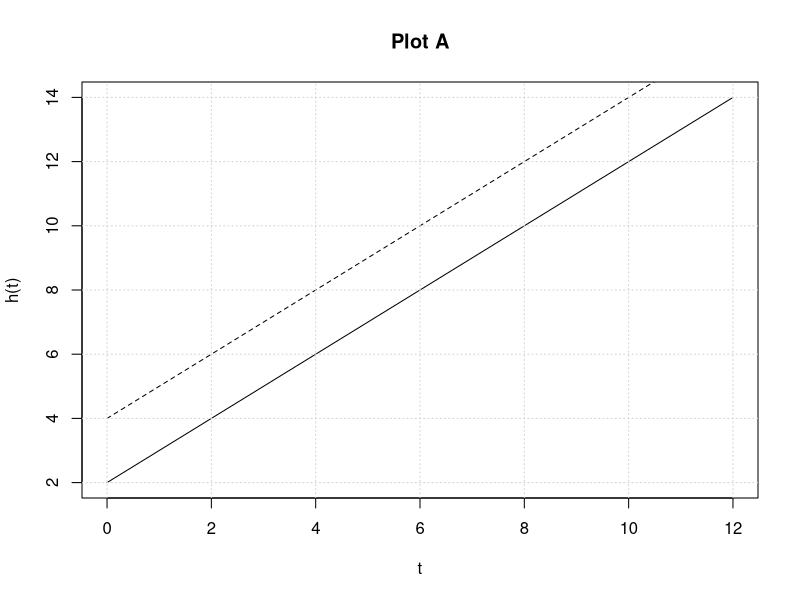
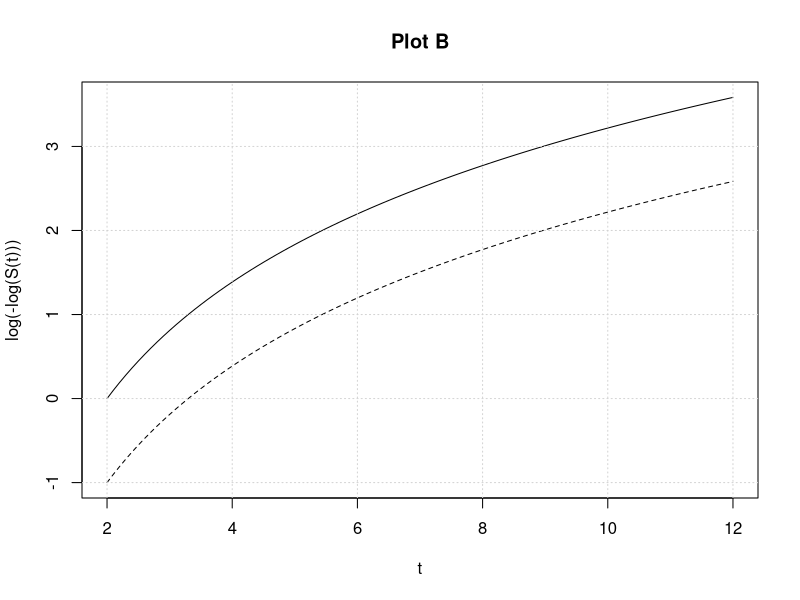
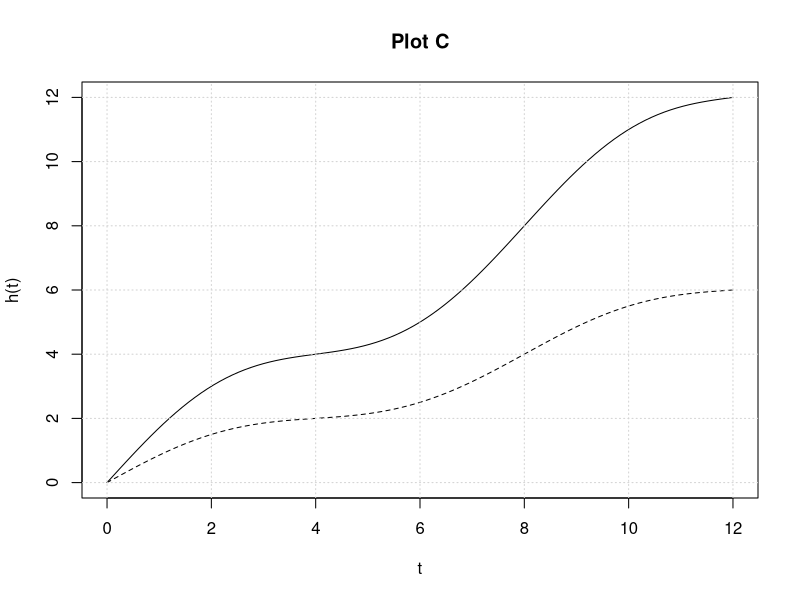
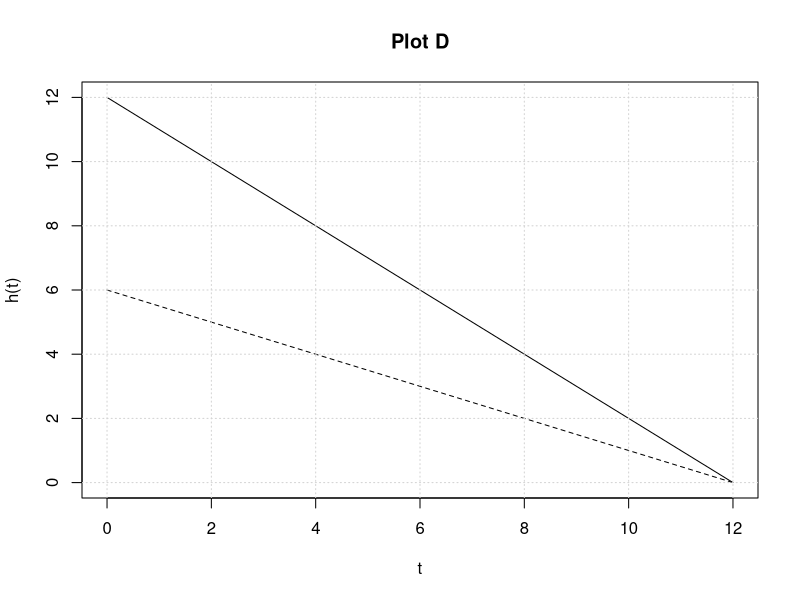
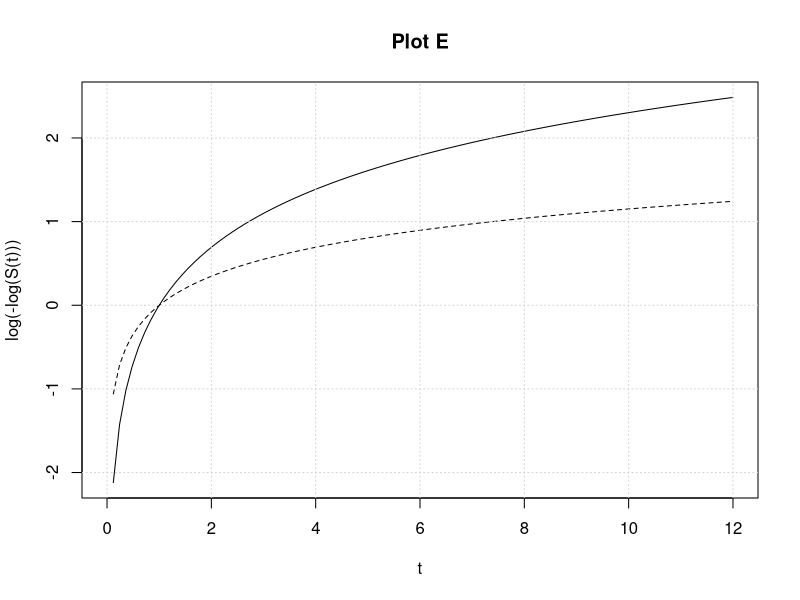
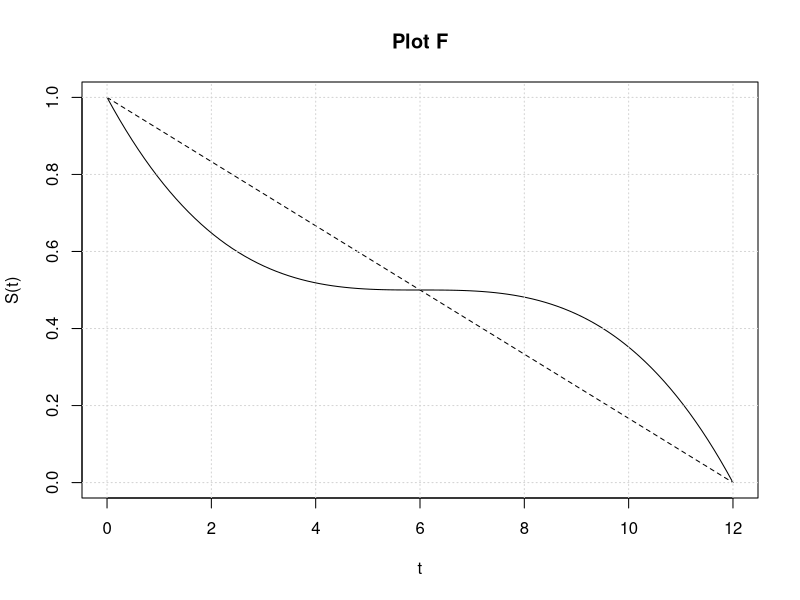

The R source for these figures, in order:
## ---- chunk 1
#| warning: false
# Plot A
h_5 <- function(x){
  x + 2
}
h_6 <- function(x){
  x + 4
}
curve(expr = h_5,
      from = 0,
      to = 12,
      xlab = "t",
      ylab = "h(t)",
      main = "Plot A")
curve(expr = h_6,
      add = TRUE,
      lty = 2)
grid()

# Plot B
cll_3 <- function(x){
  2 * log(x) - 2 * log(2)
}
cll_4 <- function(x){
  2 * log(x) - 2 * log(2) - 1
}
curve(expr = cll_3,
      from = 2,
      to = 12,
      xlab = "t",
      ylab = "log(-log(S(t)))",
      main = "Plot B",
      ylim = c(cll_4(2),
               cll_3(12)))
curve(expr = cll_4,
      add = TRUE,
      lty = 2)
grid()

# Plot C
h_3 <- function(x){
  sin(x / 8 * 2 * pi) + x
}
h_4 <- function(x){
  h_3(x) / 2
}
curve(expr = h_3,
      from = 0,
      to = 12,
      xlab = "t",
      ylab = "h(t)",
      main = "Plot C")
curve(expr = h_4,
      add = TRUE,
      lty = 2)
grid()

# Plot D
h_1 <- function(x){
  12 - x
}
h_2 <- function(x){
  h_1(x) / 2
}
curve(expr = h_1,
      from = 0,
      to = 12,
      xlab = "t",
      ylab = "h(t)",
      main = "Plot D")
curve(expr = h_2,
      add = TRUE,
      lty = 2)
grid()

# Plot E
cll_1 <- function(x){
  log(x)
}
cll_2 <- function(x){
  log(x) / 2
}
curve(expr = cll_1,
      from = 0,
      to = 12,
      xlab = "t",
      ylab = "log(-log(S(t)))",
      main = "Plot E")
curve(expr = cll_2,
      add = TRUE,
      lty = 2)
grid()

# Plot F
S_1 <- function(x){
  -(x - 6)^3 / 432 + 1 / 2
}
S_2 <- function(x){
  1 - x / 12
}
curve(expr = S_1,
      from = 0,
      to = 12,
      xlab = "t",
      ylab = "S(t)",
      main = "Plot F")
curve(expr = S_2,
      add = TRUE,
      lty = 2)
grid()
